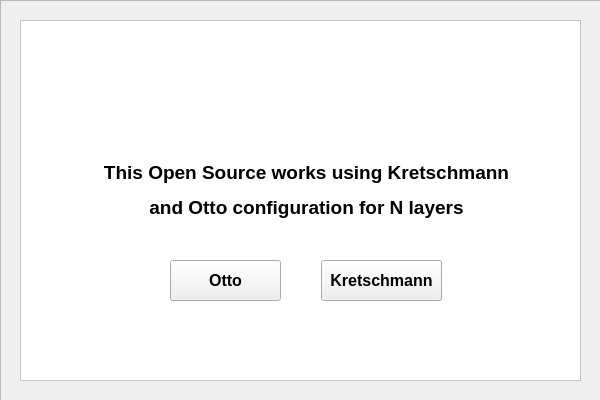
<?xml version="1.0" encoding="UTF-8"?>
<ui version="4.0">
 <class>ModeOperation</class>
 <widget class="QWidget" name="ModeOperation">
  <property name="geometry">
   <rect>
    <x>0</x>
    <y>0</y>
    <width>600</width>
    <height>400</height>
   </rect>
  </property>
  <property name="windowTitle">
   <string>SimSPR</string>
  </property>
  <property name="windowIcon">
   <iconset resource="resources.qrc">
    <normaloff>:/Imagens/icone.png</normaloff>:/Imagens/icone.png</iconset>
  </property>
  <widget class="QLabel" name="label">
   <property name="geometry">
    <rect>
     <x>91</x>
     <y>140</y>
     <width>431</width>
     <height>101</height>
    </rect>
   </property>
   <property name="font">
    <font>
     <weight>75</weight>
     <bold>true</bold>
    </font>
   </property>
   <property name="text">
    <string>&lt;html&gt;&lt;head/&gt;&lt;body&gt;&lt;p align=&quot;center&quot;&gt;&lt;span style=&quot; font-size:14pt;&quot;&gt;This Open Source works using Kretschmann&lt;/span&gt;&lt;/p&gt;&lt;p align=&quot;center&quot;&gt;&lt;span style=&quot; font-size:14pt;&quot;&gt; and Otto configuration for N layers&lt;/span&gt;&lt;/p&gt;&lt;/body&gt;&lt;/html&gt;</string>
   </property>
  </widget>
  <widget class="QPushButton" name="BtnKretschmann">
   <property name="geometry">
    <rect>
     <x>321</x>
     <y>260</y>
     <width>121</width>
     <height>41</height>
    </rect>
   </property>
   <property name="font">
    <font>
     <pointsize>12</pointsize>
     <weight>75</weight>
     <bold>true</bold>
    </font>
   </property>
   <property name="text">
    <string>Kretschmann</string>
   </property>
  </widget>
  <widget class="QPushButton" name="BtnOtto">
   <property name="geometry">
    <rect>
     <x>170</x>
     <y>260</y>
     <width>111</width>
     <height>41</height>
    </rect>
   </property>
   <property name="font">
    <font>
     <pointsize>12</pointsize>
     <weight>75</weight>
     <bold>true</bold>
    </font>
   </property>
   <property name="text">
    <string>Otto</string>
   </property>
  </widget>
  <widget class="QFrame" name="frame">
   <property name="geometry">
    <rect>
     <x>20</x>
     <y>20</y>
     <width>561</width>
     <height>361</height>
    </rect>
   </property>
   <property name="styleSheet">
    <string notr="true">background-color: rgb(255, 255, 255);</string>
   </property>
   <property name="frameShape">
    <enum>QFrame::StyledPanel</enum>
   </property>
   <property name="frameShadow">
    <enum>QFrame::Raised</enum>
   </property>
  </widget>
  <widget class="QFrame" name="frame_2">
   <property name="geometry">
    <rect>
     <x>0</x>
     <y>0</y>
     <width>601</width>
     <height>461</height>
    </rect>
   </property>
   <property name="styleSheet">
    <string notr="true">border-image: url(:/Imagens/fundo.jpg);</string>
   </property>
   <property name="frameShape">
    <enum>QFrame::StyledPanel</enum>
   </property>
   <property name="frameShadow">
    <enum>QFrame::Raised</enum>
   </property>
  </widget>
  <widget class="QLabel" name="label_2">
   <property name="geometry">
    <rect>
     <x>56</x>
     <y>40</y>
     <width>221</width>
     <height>81</height>
    </rect>
   </property>
   <property name="styleSheet">
    <string notr="true">border-image: url(:/Imagens/logo.png);</string>
   </property>
   <property name="text">
    <string/>
   </property>
  </widget>
  <widget class="QLabel" name="label_3">
   <property name="geometry">
    <rect>
     <x>296</x>
     <y>40</y>
     <width>241</width>
     <height>81</height>
    </rect>
   </property>
   <property name="styleSheet">
    <string notr="true">border-image: url(:/Imagens/logoufcg.png);</string>
   </property>
   <property name="text">
    <string/>
   </property>
  </widget>
  <zorder>frame_2</zorder>
  <zorder>frame</zorder>
  <zorder>label</zorder>
  <zorder>BtnKretschmann</zorder>
  <zorder>BtnOtto</zorder>
  <zorder>label_2</zorder>
  <zorder>label_3</zorder>
 </widget>
 <resources>
  <include location="resources.qrc"/>
 </resources>
 <connections/>
</ui>
